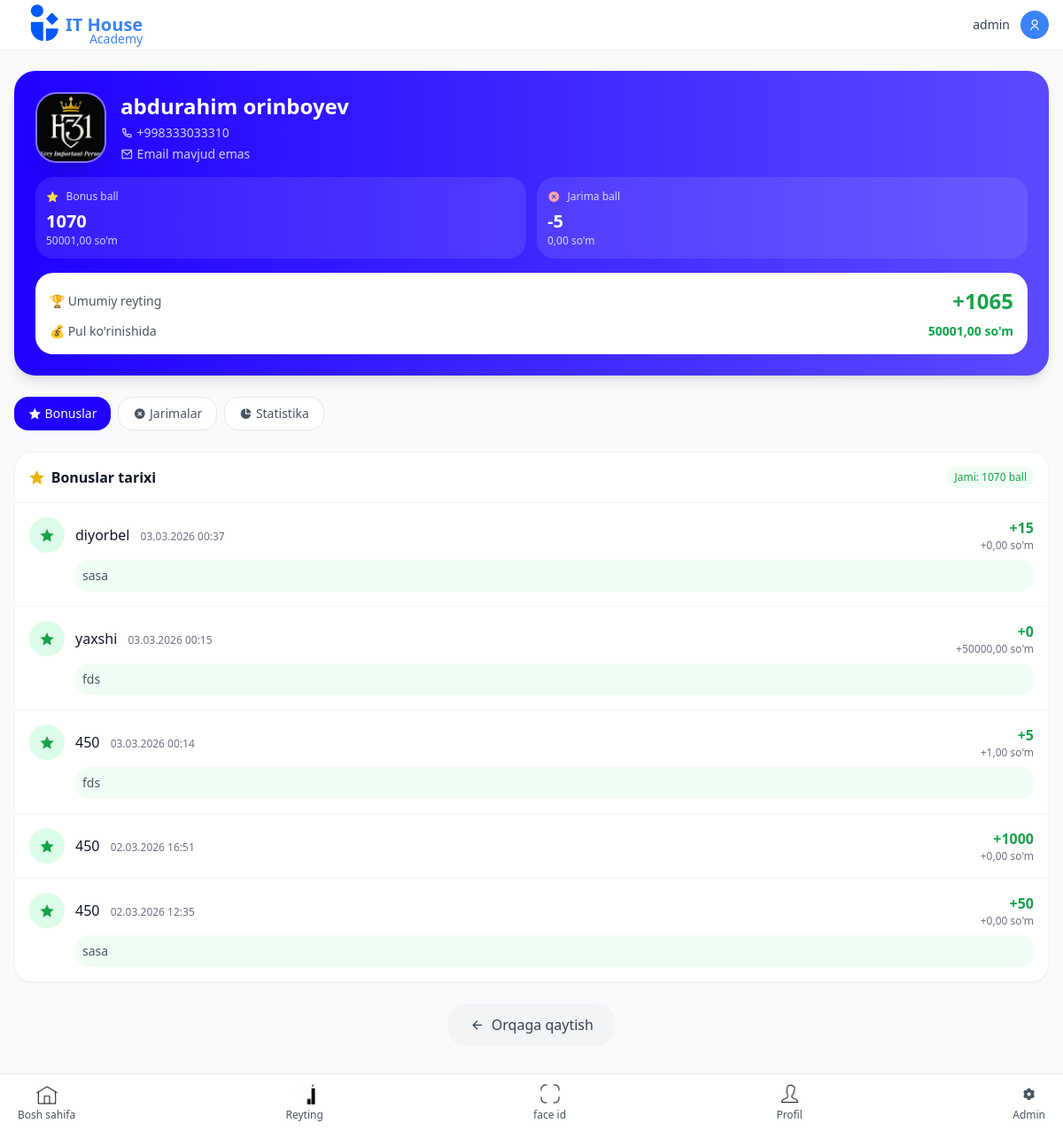
The app's page /xodim/4/ (signed in) with its own data.
### main/models.py (models this page shows, shortened)
class Xodim(models.Model):
    user = models.OneToOneField(User, on_delete=models.CASCADE, related_name='xodim')
    ism = models.CharField(max_length=100)
    familya = models.CharField(max_length=100)
    telefon = models.CharField(max_length=20)
    rasm = models.ImageField(upload_to='xodim_rasmlari/', null=True, blank=True)
    bonus_ball = models.IntegerField(default=0)
    bonus_pul = models.DecimalField(max_digits=12, decimal_places=2, default=0)
    jarima_ball = models.IntegerField(default=0)
    jarima_pul = models.DecimalField(max_digits=12, decimal_places=2, default=0)
    reyting_ball = models.IntegerField(default=0)
    reyting_pul = models.DecimalField(max_digits=12, decimal_places=2, default=0)
    created_at = models.DateTimeField(auto_now_add=True)
    updated_at = models.DateTimeField(auto_now=True)
    class Meta:
        ordering = ['-reyting_ball']
        verbose_name = "Xodim"
        verbose_name_plural = "Xodimlar"

class BonusRecord(models.Model):
    xodim = models.ForeignKey(Xodim, on_delete=models.CASCADE, related_name='bonus_recordlari')
    sabab = models.ForeignKey(BonusSabab, on_delete=models.SET_NULL, null=True)
    pul_miqdori = models.DecimalField(max_digits=10, decimal_places=2)
    ball_miqdori = models.IntegerField()
    sana = models.DateTimeField(auto_now_add=True)
    izoh = models.TextField(blank=True)
    created_by = models.ForeignKey(User, on_delete=models.SET_NULL, null=True)
    class Meta:
        ordering = ['-sana']
        verbose_name = "Bonus yozuvi"
        verbose_name_plural = "Bonus yozuvlari"

class BonusSabab(models.Model):
    nom = models.CharField(max_length=200)
    pul_miqdori = models.DecimalField(max_digits=10, decimal_places=2, default=0)
    ball_miqdori = models.IntegerField(default=0)
    active = models.BooleanField(default=True)
    created_at = models.DateTimeField(auto_now_add=True)
    class Meta:
        verbose_name = "Bonus sababi"
        verbose_name_plural = "Bonus sabablari"

### main/views.py (the view)
# urls.py: path('xodim/<int:pk>/', views.xodim_detail, name='xodim_detail'),
@login_required
def xodim_detail(request, pk):
    xodim = get_object_or_404(Xodim, pk=pk)
    bonuslar = BonusRecord.objects.filter(xodim=xodim).order_by('-sana')[:30]
    jarimalar = JarimaRecord.objects.filter(xodim=xodim).order_by('-sana')[:30]
    context = {
        'xodim': xodim,
        'bonuslar': bonuslar,
        'jarimalar': jarimalar,
    }
    return render(request, 'main/xodim_detail.html', context)

### main/templates/main/xodim_detail.html (shortened to what this page needs)
{% extends 'base.html' %}
{% load static %}
{% block content %}
<div class="bg-gradient-to-r from-[#2001FF] to-[#5A4AFF] rounded-2xl p-6 mb-6 text-white shadow-lg">
    <div class="flex items-center gap-4 mb-4">
        <div class="relative">
            <div class="w-20 h-20 bg-white/20 backdrop-blur-sm rounded-2xl flex items-center justify-center border-2 border-white/30 shadow-xl overflow-hidden">
                {% if xodim.rasm and xodim.rasm.url %}
                    <img src="{{ xodim.rasm.url }}" alt="{{ xodim.ism }}" class="w-full h-full object-cover">
                {% else %}
                    <span class="text-3xl font-bold text-white">{{ xodim.ism|first }}{{ xodim.familya|first }}</span>
                {% endif %}
            </div>
        </div>
        <div>
            <h2 class="text-2xl font-bold">{{ xodim.ism }} {{ xodim.familya }}</h2>
            <p class="text-white/80 text-sm flex items-center gap-1 mt-1">
                <i class="ri-phone-line"></i> {{ xodim.telefon }}
            </p>
            <p class="text-white/80 text-sm flex items-center gap-1 mt-1">
                <i class="ri-mail-line"></i> {{ xodim.user.email|default:"Email mavjud emas" }}
            </p>
        </div>
    </div>
    <div class="grid grid-cols-2 gap-3">
        <div class="bg-white/10 backdrop-blur-sm rounded-xl p-3">
            <div class="flex items-center gap-2 mb-1">
                <i class="ri-star-fill text-yellow-300 text-sm"></i>
                <span class="text-xs text-white/80">Bonus ball</span>
            </div>
            <div class="text-xl font-bold">{{ xodim.bonus_ball }}</div>
            <div class="text-xs text-white/80">{{ xodim.bonus_pul }} so'm</div>
        </div>
        <div class="bg-white/10 backdrop-blur-sm rounded-xl p-3">
            <div class="flex items-center gap-2 mb-1">
                <i class="ri-close-circle-fill text-red-300 text-sm"></i>
                <span class="text-xs text-white/80">Jarima ball</span>
            </div>
            <div class="text-xl font-bold">-{{ xodim.jarima_ball }}</div>
            <div class="text-xs text-white/80">{{ xodim.jarima_pul }} so'm</div>
        </div>
    </div>
    <div class="mt-4 bg-white rounded-xl p-4 text-gray-900 shadow-inner">
        <div class="flex justify-between items-center">
            <span class="text-sm font-medium text-gray-600">🏆 Umumiy reyting</span>
            <span class="text-2xl font-bold {% if xodim.reyting_ball > 0 %}text-green-600{% else %}text-red-600{% endif %}">
                {% if xodim.reyting_ball > 0 %}+{% endif %}{{ xodim.reyting_ball }}
            </span>
        </div>
        <div class="flex justify-between items-center mt-2 text-sm">
            <span class="text-gray-600">💰 Pul ko'rinishida</span>
            <span class="font-semibold {% if xodim.reyting_pul > 0 %}text-green-600{% else %}text-red-600{% endif %}">
                {{ xodim.reyting_pul }} so'm
            </span>
        </div>
    </div>
</div>
<div class="flex gap-2 overflow-x-auto pb-2 mb-4 scrollbar-hide">
    <button onclick="showTab('bonus')" id="tabBonus" class="px-4 py-2 bg-[#2001FF] text-white rounded-lg text-sm whitespace-nowrap flex items-center gap-1">
        <i class="ri-star-fill"></i> Bonuslar
    </button>
    <button onclick="showTab('jarima')" id="tabJarima" class="px-4 py-2 bg-white border border-gray-200 text-gray-600 rounded-lg text-sm whitespace-nowrap flex items-center gap-1">
        <i class="ri-close-circle-fill"></i> Jarimalar
    </button>
    <button onclick="showTab('stat')" id="tabStat" class="px-4 py-2 bg-white border border-gray-200 text-gray-600 rounded-lg text-sm whitespace-nowrap flex items-center gap-1">
        <i class="ri-pie-chart-fill"></i> Statistika
    </button>
</div>
<div id="bonusTab" class="tab-content block">
    <div class="bg-white rounded-xl shadow-sm border border-gray-100 overflow-hidden">
        <div class="p-4 border-b border-gray-100 flex items-center justify-between">
            <h3 class="font-semibold text-gray-900 flex items-center gap-2">
                <i class="ri-star-fill text-yellow-500"></i>
                Bonuslar tarixi
            </h3>
            <span class="text-xs bg-green-50 text-green-600 px-2 py-1 rounded-full">
                Jami: {{ xodim.bonus_ball }} ball
            </span>
        </div>
        <div class="divide-y divide-gray-100">
            {% for bonus in bonuslar %}
            <div class="p-4 hover:bg-green-50 transition-colors">
                <div class="flex items-start gap-3">
                    <div class="w-10 h-10 bg-green-100 rounded-full flex items-center justify-center flex-shrink-0">
                        <i class="ri-star-fill text-green-600"></i>
                    </div>
                    <div class="flex-1">
                        <div class="flex items-center justify-between">
                            <div>
                                <span class="font-medium text-gray-900">{{ bonus.sabab.nom|default:"Bonus" }}</span>
                                <span class="text-xs text-gray-500 ml-2">{{ bonus.sana|date:"d.m.Y H:i" }}</span>
                            </div>
                            <div class="text-right">
                                <span class="text-green-600 font-semibold">+{{ bonus.ball_miqdori }}</span>
                                <span class="text-xs text-gray-500 block">+{{ bonus.pul_miqdori }} so'm</span>
                            </div>
                        </div>
                        {% if bonus.izoh %}
                        <div class="mt-2 text-sm text-gray-600 bg-green-50 rounded-lg p-2">
                            {{ bonus.izoh }}
                        </div>
                        {% endif %}
                    </div>
                </div>
            </div>
            {% endfor %}
        </div>
    </div>
</div>
<div class="mt-6 text-center">
    <a href="javascript:history.back()" class="inline-flex items-center gap-2 px-6 py-3 bg-gray-100 text-gray-700 rounded-xl hover:bg-gray-200 transition-colors">
        <i class="ri-arrow-left-line"></i>
        Orqaga qaytish
    </a>
</div>
{% endblock %}

### main/templates/base.html (shortened to what this page needs)
<!DOCTYPE html>
<html lang="uz">
    {% load static %}
<head>
    <link rel="stylesheet" href="https://cdnjs.cloudflare.com/ajax/libs/font-awesome/7.0.1/css/all.min.css">
    <script src="https://cdn.tailwindcss.com/3.4.16"></script>
    <link rel="stylesheet" href="https://cdnjs.cloudflare.com/ajax/libs/remixicon/4.6.0/remixicon.min.css">
</head>
<body class="bg-gray-50 font-sans">
    <nav class="fixed top-0 w-full bg-white shadow-sm z-50 px-4 py-3">
        <div class="flex items-center justify-between">
            <div class="flex items-center space-x-2 relative">
                <img class="w-[70px] h-[70px] absolute top-[-23px]" src="{% static 'img/logo.png' %}" alt="">
                <span class="relative left-[50px]">
                <h1 class="text-xl font-bold text-primary">IT House</h1>
                <span class="text-sm font-medium text-gray-600 absolute top-[20px] right-0 text-primary">Academy</span>
            </span>
            </div>
            <div class="flex items-center space-x-3">
                {% if user.is_authenticated %}
                <span class="text-sm font-medium text-gray-700">{{ user.get_full_name|default:user.username }}</span>
                <a href="{% url 'mening_profilim' %}" class="w-8 h-8 flex items-center justify-center bg-primary rounded-full cursor-pointer overflow-hidden">
                    {% if user.xodim.rasm and user.xodim.rasm.url %}
                        <img src="{{ user.xodim.rasm.url }}" alt="{{ user.xodim.ism }}" class="w-full h-full object-cover">
                    {% else %}
                        <i class="ri-user-line text-white text-sm"></i>
                    {% endif %}
                </a>
                {% else %}
                <a href="{% url 'login' %}" class="text-sm font-medium text-primary">Kirish</a>
                {% endif %}
            </div>
        </div>
    </nav>
    <main class="pt-20 pb-24 px-4">
        {% block content %}{% endblock %}
    </main>
    <nav class="fixed bottom-0 w-full bg-white border-t border-gray-200 z-50">
        <div class="flex justify-between h-16 pl-[20px] pr-[20px]">
            <a href="{% url 'dashboard' %}" class="flex flex-col items-center justify-center space-y-1 {% if request.resolver_match.url_name == 'dashboard' %} text-primary{% else %}text-gray-600 hover:text-primary{% endif %}">
                <div class="w-6 h-6 flex items-center justify-center">
                 <img src="{% static 'img/home.gif' %}" alt="">
                </div>
                <span class="text-xs font-medium">Bosh sahifa</span>
            </a>
            <a href="{% url 'reytinglar' %}" class="flex flex-col items-center justify-center space-y-1 {% if request.resolver_match.url_name == 'reytinglar' %} text-primary{% else %}text-gray-600 hover:text-primary{% endif %}">
                <div class="w-6 h-6 flex items-center justify-center">
              <img src="{% static 'img/reyting.gif' %}" alt="">
                </div>
                <span class="text-xs">Reyting</span>
            </a>
            <a href="https://ithousefaceid.pythonanywhere.com/" class="flex flex-col items-center justify-center space-y-1 {% if request.resolver_match.url_name == 'sabablar_boshqaruvi' %}bg-primary text-white{% else %}text-gray-600 hover:text-primary{% endif %}">
                <div class="w-6 h-6 flex items-center justify-center">
                    <img src="{% static 'img/faceid.gif' %}" alt="">
                </div>
                <span class="text-xs">face id </span>
            </a>
            <a href="{% url 'mening_profilim' %}" class="flex flex-col items-center justify-center space-y-1 {% if request.resolver_match.url_name == 'mening_profilim' %} text-primary{% else %}text-gray-600 hover:text-primary{% endif %}">
                <div class="w-6 h-6 flex items-center justify-center">
                    <img src="{% static 'img/user.gif' %}" alt="">
                </div>
                <span class="text-xs">Profil</span>
            </a>
            {% if user.is_superuser %}
            <a href="{% url 'admin_dashboard' %}" class="flex flex-col items-center justify-center space-y-1 text-gray-600 hover:text-primary">
                <div class="w-6 h-6 flex items-center justify-center">
                    <i class="ri-settings-3-fill"></i>
                </div>
                <span class="text-xs">Admin</span>
            </a>
            {% endif %}
        </div>
    </nav>
</body>
</html>

### main/templates/base.html (style rules this page uses)
:where([class^="ri-"])::before { content: "\f3c2"; }

### main/templates/main/xodim_detail.html (style rules this page uses)
.scrollbar-hide { -ms-overflow-style: none; scrollbar-width: none; }
.tab-content { transition: all 0.3s ease; }

### records on screen
Xodim: rasm (picture), ism "abdurahim", familya "orinboyev", telefon "+998333033310", user.email "Email mavjud emas", bonus_ball "1070", bonus_pul "50001,00", jarima_ball "5", jarima_pul "0,00", reyting_ball "1065", reyting_pul "50001,00"
BonusRecord: sabab.nom "diyorbel", sana "03.03.2026 00:37", ball_miqdori "15", pul_miqdori "0,00", izoh "sasa"
BonusRecord: sabab.nom "yaxshi", sana "03.03.2026 00:15", ball_miqdori "0", pul_miqdori "50000,00", izoh "fds"
BonusRecord: sabab.nom "450", sana "03.03.2026 00:14", ball_miqdori "5", pul_miqdori "1,00", izoh "fds"
BonusRecord: sabab.nom "450", sana "02.03.2026 16:51", ball_miqdori "1000", pul_miqdori "0,00"
BonusRecord: sabab.nom "450", sana "02.03.2026 12:35", ball_miqdori "50", pul_miqdori "0,00", izoh "sasa"

### other values on screen
{{ user.get_full_name|default:user.username }} "admin"
